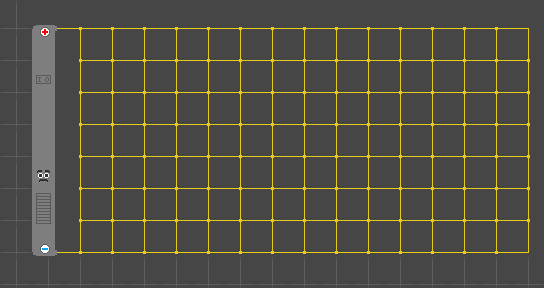

This is a level from a 2D game, rendered from its Tiled map with the project's own tilesets. A one-line summary and the map file follow, with tile-layer data summarised:
An orthogonal 17x9 tile map with 32x32 px tiles, 1 tile layer (Tile Layer 1).

<map version="1.0" orientation="orthogonal" renderorder="left-down" width="17" height="9" tilewidth="32" tileheight="32" nextobjectid="1">
 <tileset firstgid="1" source="tileset.tsx" />
 <layer name="Tile Layer 1" width="17" height="9">
  <data>[153 cells, 153 non-empty, 15 distinct tile ids]</data>
 </layer>
</map>
